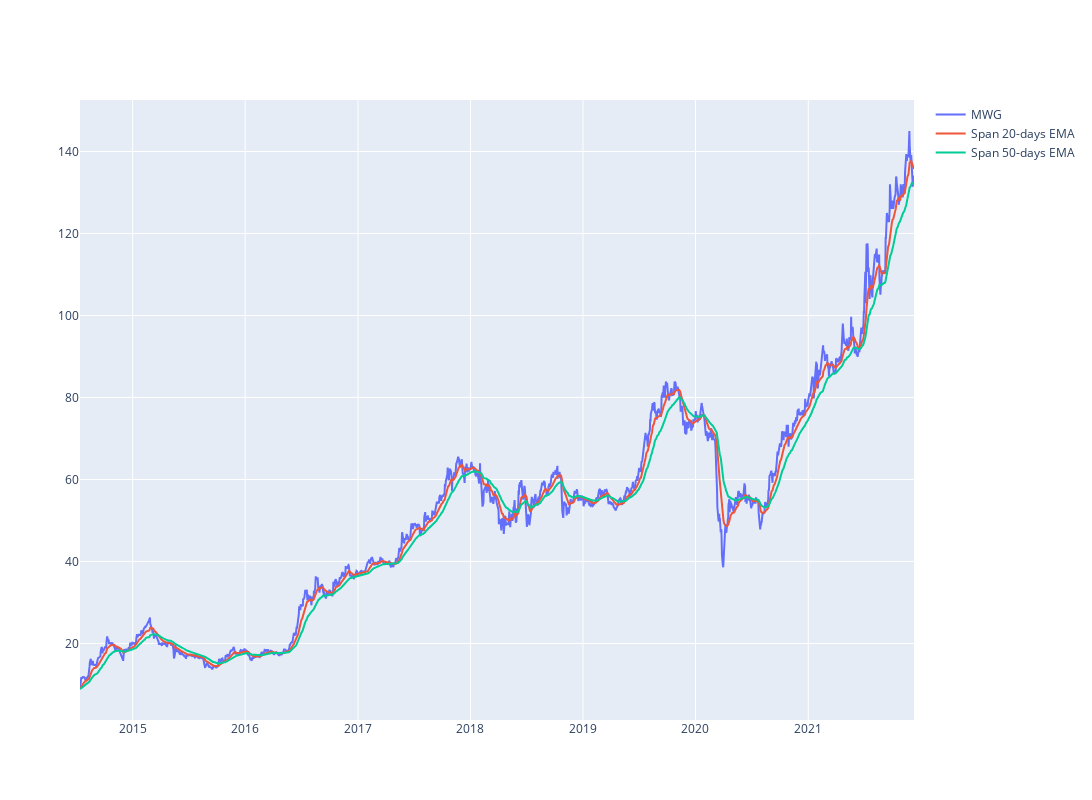

Notebook code cell kept with this figure:
### Code cell
#plot linechart for stock price
short_rolling = df['<Close>'].rolling(window=20).mean()

ema_long = df['<Close>'].ewm(span=50, adjust=False).mean()
ema_short = df['<Close>'].ewm(span=20, adjust=False).mean()
line_price = df['<Close>']
fig = go.Figure()
#px.line(df_hpg, x='datetime', y='<Close>', labels={'x':'Date', 'y':'Price'})
fig.update_layout(  autosize=False,   width=1200,    height=800)
fig.add_trace(go.Scatter(x=df.datetime, y=line_price, 
                        mode='lines', name=stock))

fig.add_trace(go.Scatter(x=df.datetime, y=ema_short, 
                        mode='lines', name='Span 20-days EMA'))

fig.add_trace(go.Scatter(x=df.datetime, y=ema_long, 
                        mode='lines', name='Span 50-days EMA'))

### Figure 1 — Plotly figure (JSON) as saved in the notebook; plotly's stock layout.template omitted (floating-point values rounded to 4 significant figures; data arrays with more than 128 entries replaced by an {"elided": "..."} marker saying what was removed)
{"data": [{"mode": "lines", "name": "MWG", "type": "scatter", "x": {"elided": "1855 str values"}, "y": {"elided": "1855 float values"}}, {"mode": "lines", "name": "Span 20-days EMA", "type": "scatter", "x": {"elided": "1855 str values"}, "y": {"elided": "1855 float values"}}, {"mode": "lines", "name": "Span 50-days EMA", "type": "scatter", "x": {"elided": "1855 str values"}, "y": {"elided": "1855 float values"}}], "layout": {"autosize": false, "height": 800, "width": 1200}}
